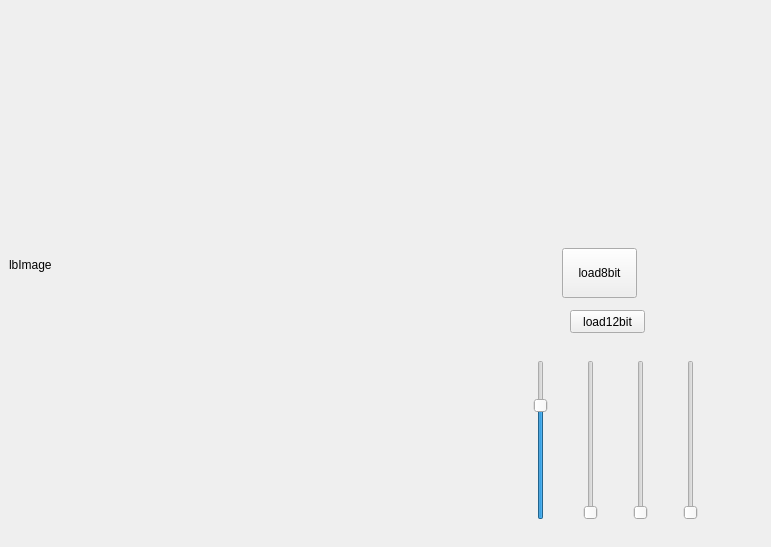
<?xml version="1.0" encoding="UTF-8"?>
<ui version="4.0">
 <class>TestWidget3</class>
 <widget class="QWidget" name="TestWidget3">
  <property name="geometry">
   <rect>
    <x>0</x>
    <y>0</y>
    <width>771</width>
    <height>547</height>
   </rect>
  </property>
  <property name="windowTitle">
   <string>Form</string>
  </property>
  <widget class="QLabel" name="lbImage">
   <property name="enabled">
    <bool>true</bool>
   </property>
   <property name="geometry">
    <rect>
     <x>9</x>
     <y>9</y>
     <width>512</width>
     <height>512</height>
    </rect>
   </property>
   <property name="maximumSize">
    <size>
     <width>547</width>
     <height>16777215</height>
    </size>
   </property>
   <property name="text">
    <string>lbImage</string>
   </property>
  </widget>
  <widget class="QPushButton" name="load8bit">
   <property name="geometry">
    <rect>
     <x>562</x>
     <y>248</y>
     <width>75</width>
     <height>50</height>
    </rect>
   </property>
   <property name="minimumSize">
    <size>
     <width>0</width>
     <height>50</height>
    </size>
   </property>
   <property name="maximumSize">
    <size>
     <width>200</width>
     <height>16777215</height>
    </size>
   </property>
   <property name="text">
    <string>load8bit</string>
   </property>
  </widget>
  <widget class="QPushButton" name="load12bit">
   <property name="geometry">
    <rect>
     <x>570</x>
     <y>310</y>
     <width>75</width>
     <height>23</height>
    </rect>
   </property>
   <property name="text">
    <string>load12bit</string>
   </property>
  </widget>
  <widget class="QSlider" name="widthSlider">
   <property name="geometry">
    <rect>
     <x>580</x>
     <y>360</y>
     <width>22</width>
     <height>160</height>
    </rect>
   </property>
   <property name="minimum">
    <number>1</number>
   </property>
   <property name="maximum">
    <number>4095</number>
   </property>
   <property name="orientation">
    <enum>Qt::Vertical</enum>
   </property>
  </widget>
  <widget class="QSlider" name="startSlider">
   <property name="geometry">
    <rect>
     <x>530</x>
     <y>360</y>
     <width>22</width>
     <height>160</height>
    </rect>
   </property>
   <property name="minimum">
    <number>-1024</number>
   </property>
   <property name="maximum">
    <number>3071</number>
   </property>
   <property name="sliderPosition">
    <number>2000</number>
   </property>
   <property name="orientation">
    <enum>Qt::Vertical</enum>
   </property>
   <property name="tickInterval">
    <number>1</number>
   </property>
  </widget>
  <widget class="QSlider" name="Schicht">
   <property name="geometry">
    <rect>
     <x>630</x>
     <y>360</y>
     <width>22</width>
     <height>160</height>
    </rect>
   </property>
   <property name="maximum">
    <number>129</number>
   </property>
   <property name="orientation">
    <enum>Qt::Vertical</enum>
   </property>
  </widget>
  <widget class="QSlider" name="HUWert">
   <property name="geometry">
    <rect>
     <x>680</x>
     <y>360</y>
     <width>22</width>
     <height>160</height>
    </rect>
   </property>
   <property name="maximum">
    <number>255</number>
   </property>
   <property name="orientation">
    <enum>Qt::Vertical</enum>
   </property>
  </widget>
 </widget>
 <resources/>
 <connections/>
</ui>
